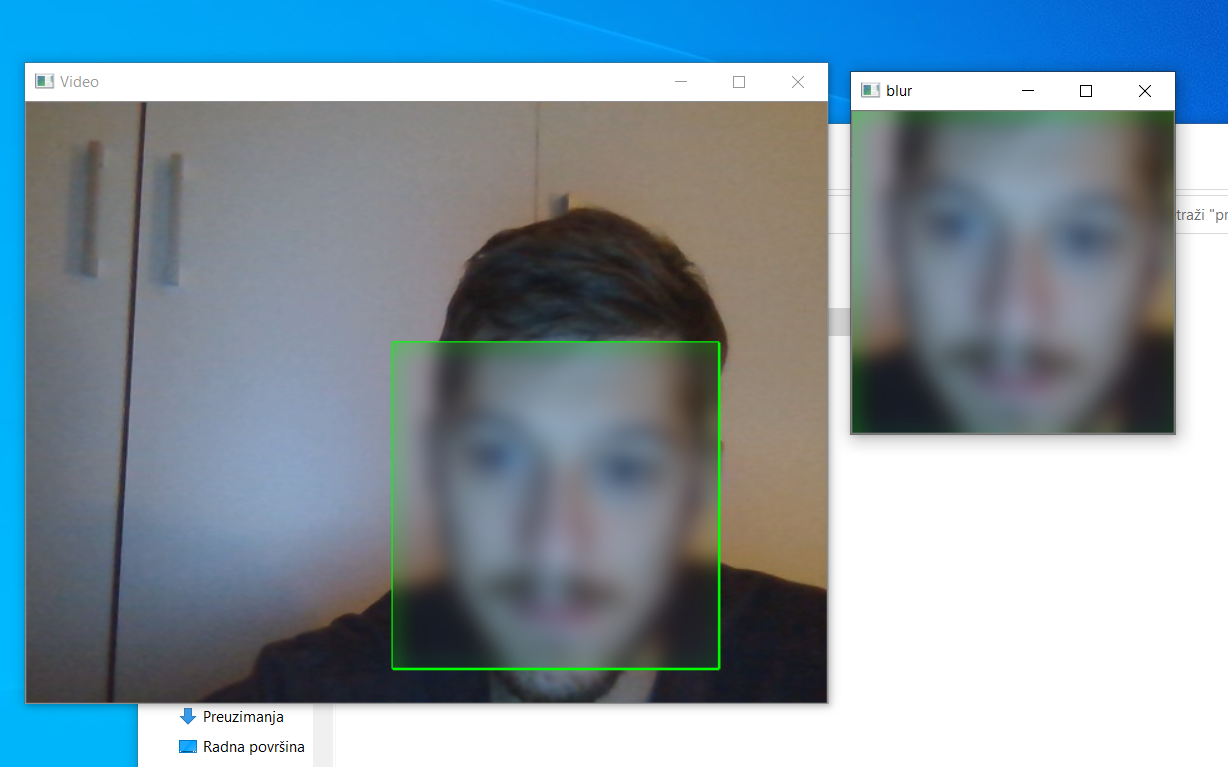
#> input picture Media/FaceDetect.png, 1228 x 767 px, given in place of the camera
$ python FaceDetection.py
#> lines starting #> are read from the running program, lines starting #| are printed output that depends on the picture; after the words box and inside, x2 and y2 are one past the last pixel; in counts of white or black regions, pixels touching at a corner belong together
import cv2
import sys

cascPath = "C:/Users/Laptop/Desktop/projekt cv/frontalFace.xml"
faceCascade = cv2.CascadeClassifier(cascPath)
video_capture = cv2.VideoCapture(0)

while True:

    # Frame by frame capture
    ret, frame = video_capture.read()
#> frame is the input picture: shape (767, 1228, 3); mean B, G, R 161.6, 150.2, 131.5

    # Grayscale it
    gray = cv2.cvtColor(frame, cv2.COLOR_BGR2GRAY)
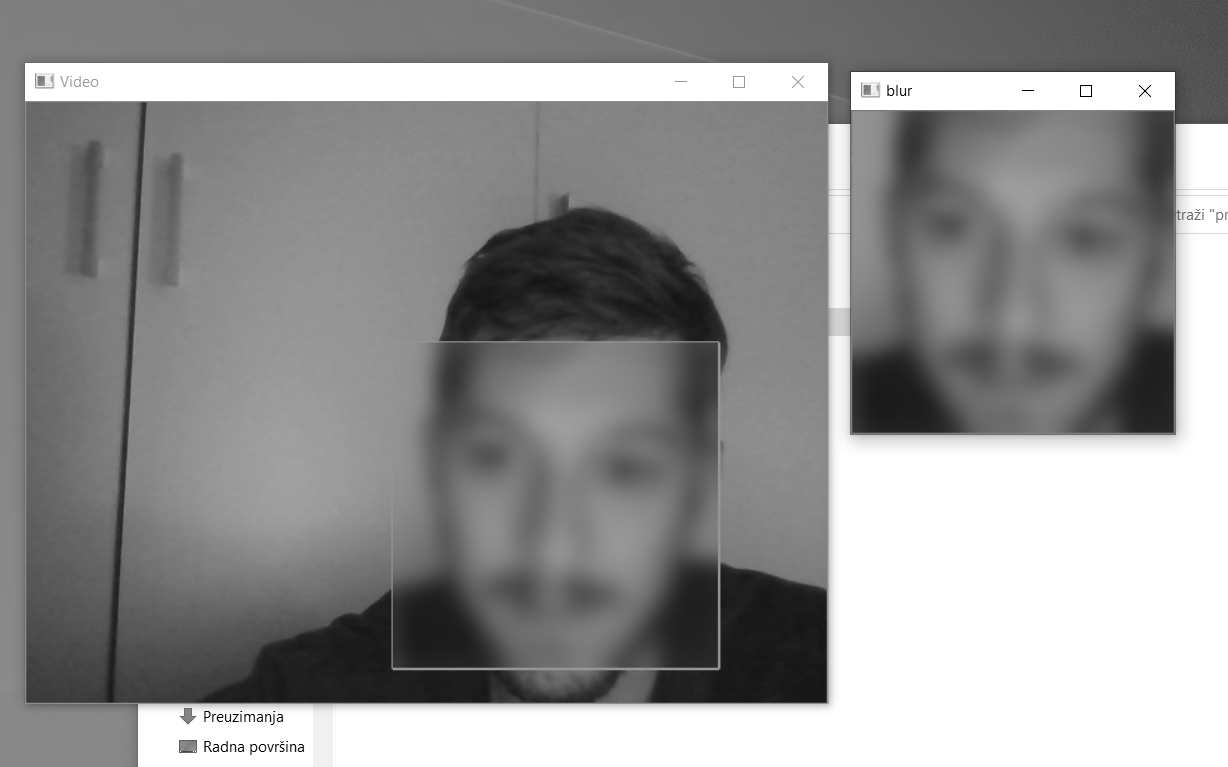
#> gray: shape (767, 1228); min 0, max 255, mean 145.9

    # Detect Face
    faces = faceCascade.detectMultiScale(
        gray,
        scaleFactor=1.3,
        minNeighbors=4,
        minSize=(30, 30),
        flags=cv2.CASCADE_SCALE_IMAGE
    )
#> faces = [[878, 130, 290, 290], [413, 362, 299, 299]]

    # Draw the Rectangles
    for (x, y, w, h) in faces:
        rect = cv2.rectangle(frame, (x, y), (x+w, y+h), (0, 255, 0), 2)
        topLeft = (x, y)
        bottomRight = (x+w, y+h)

        # Blur ROI - Region of intrest
        x2, y2 = topLeft[0], topLeft[1]
        w2, h2 = bottomRight[0] - topLeft[0], bottomRight[1] - topLeft[1]

        # Grab ROI with slicing and blur it
        ROI = frame[y2:y2+h2, x2:x2+w2]
        blur = cv2.GaussianBlur(ROI, (51, 51), 0)

        # Insert ROI back into image
        frame[y2:y2+h2, x2:x2+w2] = blur
        cv2.imshow('blur', blur)
#> this loop made 2 passes
#> (x, y, w, h, bottomRight, x2, y2, w2) on passes 1 to 2: (878, 130, 290, 290, (1168, 420), 878, 130, 290), (413, 362, 299, 299, (712, 661), 413, 362, 299)
#> pass 1, `ROI = frame[y2:y2+h2, x2:x2+w2]`:
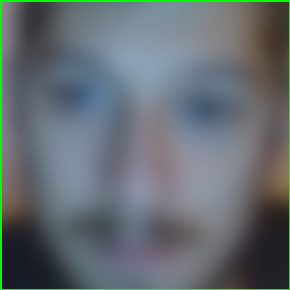
#> ROI: shape (290, 290, 3); mean B, G, R 113, 109.5, 99.7
#> pass 1, `blur = cv2.GaussianBlur(ROI, (51, 51), 0)`:
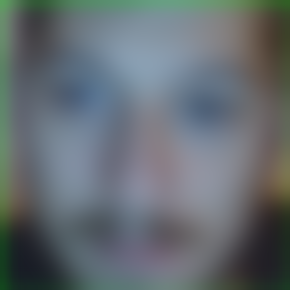
#> blur: shape (290, 290, 3); mean B, G, R 113.5, 108.4, 100.2
#> pass 2, `rect = cv2.rectangle(frame, (x, y), (x+w, y+h), (0, 255, 0), 2)`:
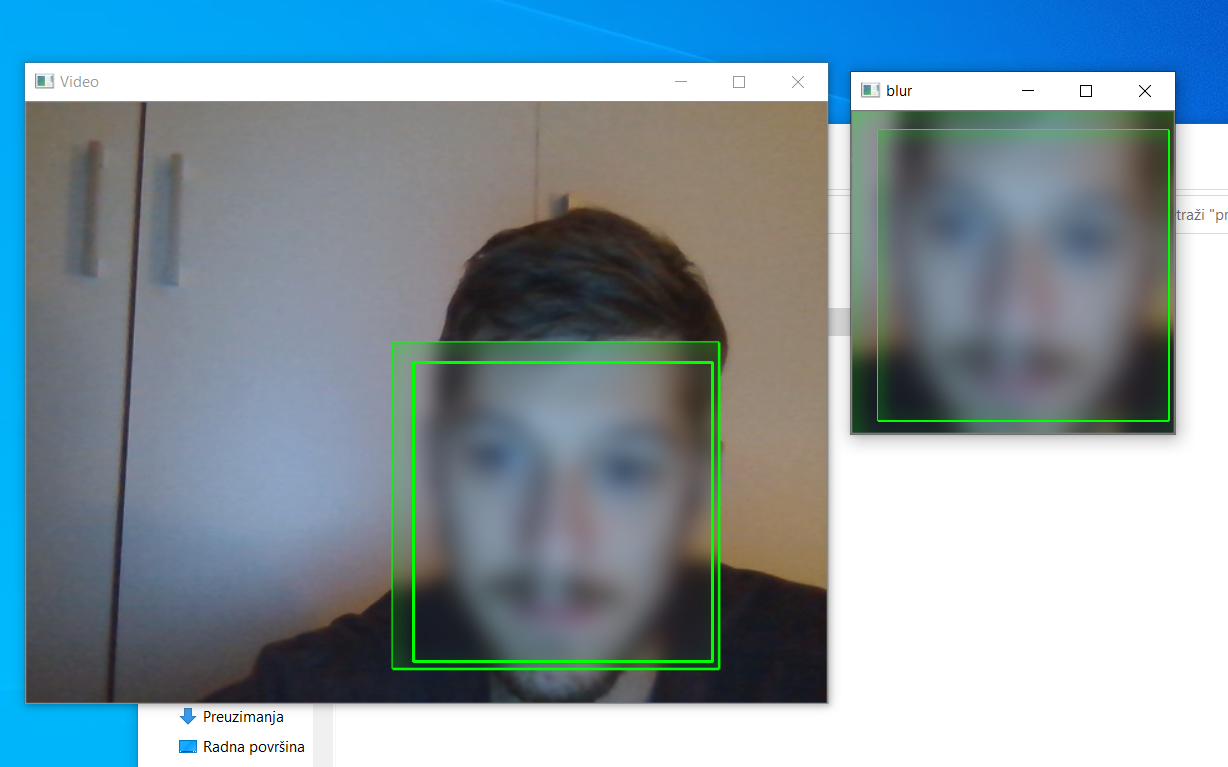
#> rect: shape (767, 1228, 3); mean B, G, R 161, 151.3, 130.9
#> after the loop:
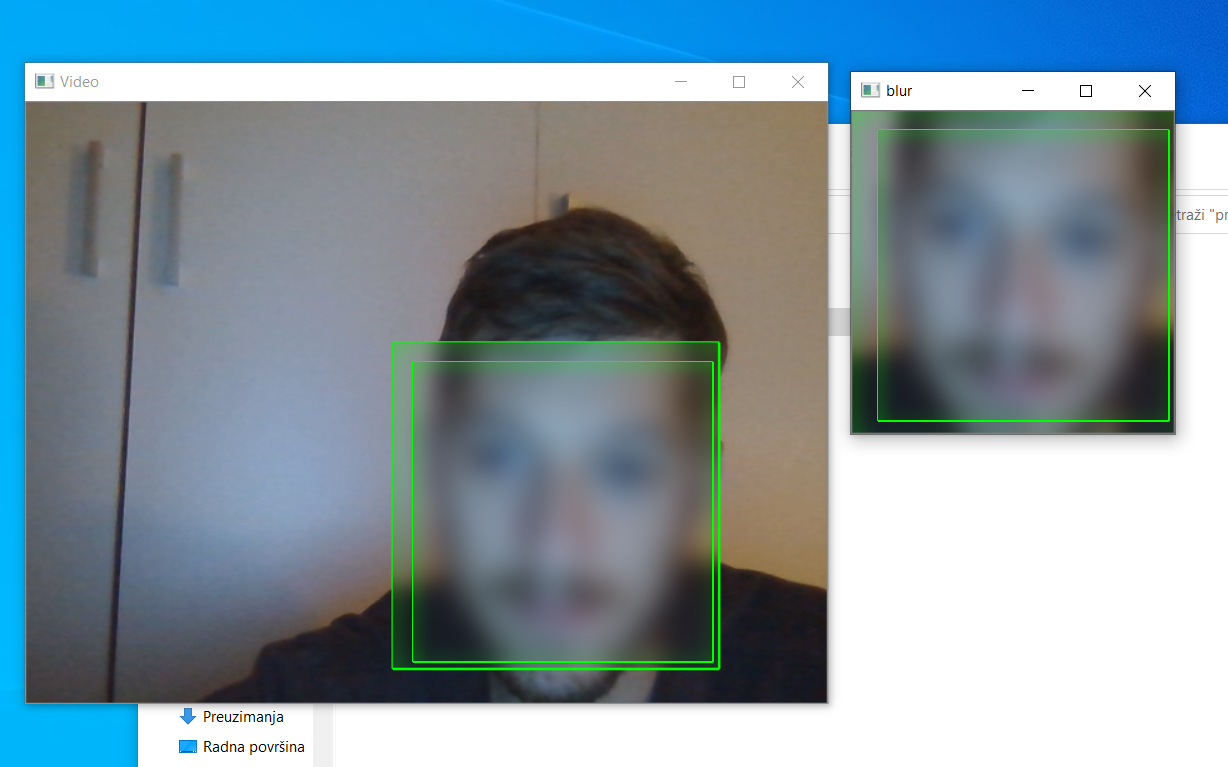
#> frame: shape (767, 1228, 3); 18.5% of pixels changed, all inside (x1, y1, x2, y2) = (412, 129, 1170, 663)

    # Display the resulting frame
    cv2.imshow('Video', frame)

    if cv2.waitKey(1) & 0xFF == ord('q'):
#> (key q is pressed here)
        break

# When everything is done, release the capture
video_capture.release()
cv2.destroyAllWindows()
